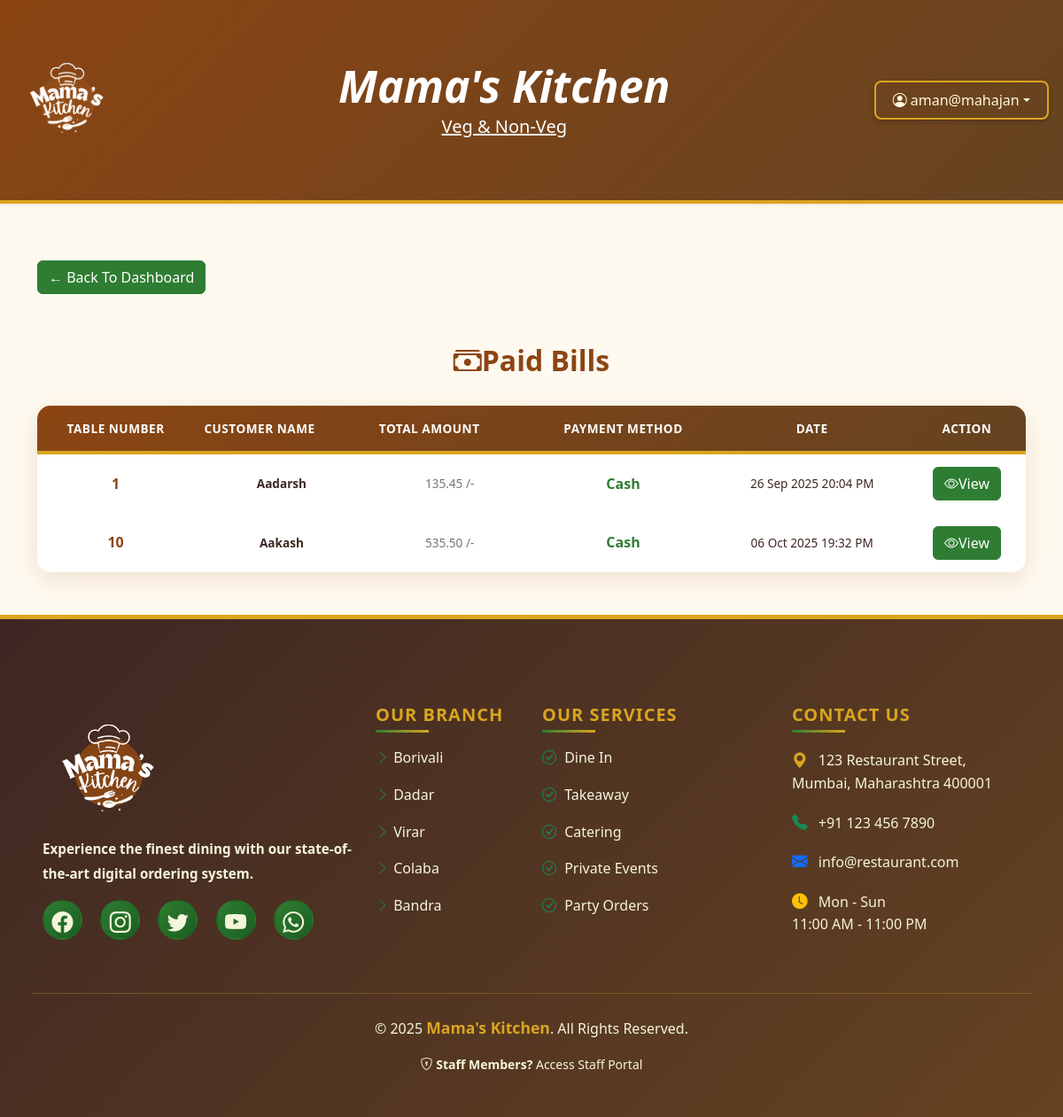
Before: /cashier/paid-bills/ (signed in) with the older database file.
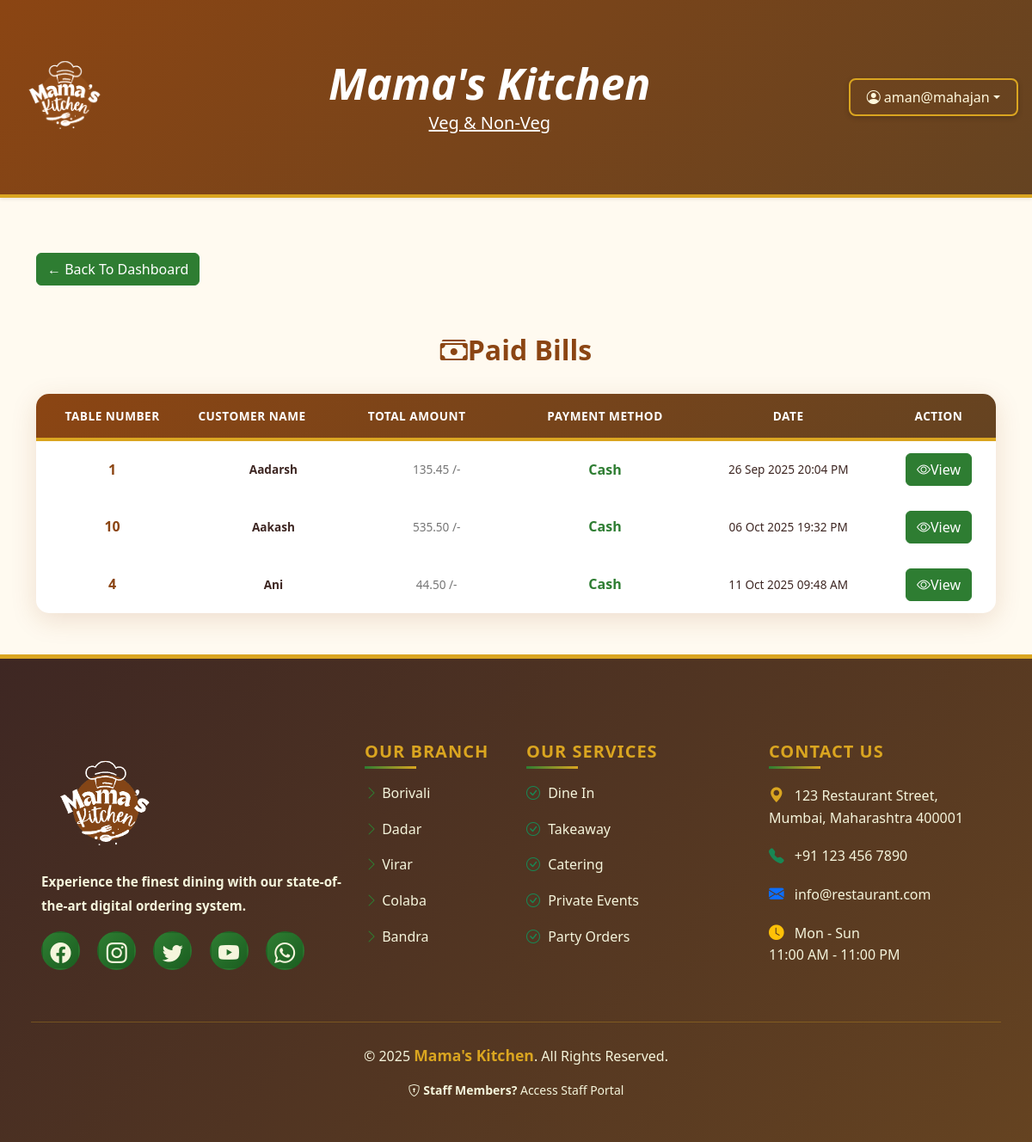
After: the same page with the newer database file.
### common/models.py (models this page shows, shortened)
class Bill(models.Model):
    order = models.OneToOneField(Order, on_delete=models.CASCADE)
    total = models.DecimalField(max_digits=8, decimal_places=2)
    tip = models.DecimalField(max_digits=6, decimal_places=2, default=0)
    is_paid = models.BooleanField(default=False)
    payment_method = models.CharField(max_length=10, blank=True, null=True)
    generated_at = models.DateTimeField(auto_now_add=True)

class Order(models.Model):
    table = models.ForeignKey(Table, on_delete=models.CASCADE)
    customer = models.ForeignKey(Customer, on_delete=models.CASCADE)
    waiter = models.ForeignKey(Staff, on_delete=models.SET_NULL, null=True, blank=True)
    status = models.CharField(max_length=20, default='Pending')  # e.g. pending, preparing, served, paid
    created_at = models.DateTimeField(auto_now_add=True)

class Table(models.Model):
    number = models.IntegerField(unique=True)
    capacity = models.IntegerField()
    is_occupied = models.BooleanField(default=False)
    assigned_waiter = models.ForeignKey('Staff', null=True, blank=True, on_delete=models.SET_NULL)
    last_activity = models.DateTimeField(auto_now=True)

class Customer(models.Model):
    name = models.CharField(max_length=100)
    mobile = models.CharField(max_length=10, unique=True)
    email = models.EmailField()
    otp = models.CharField(max_length=6)
    is_verified = models.BooleanField(default=False)
    table = models.ForeignKey(Table, null=True, blank=True, on_delete=models.SET_NULL)

### cashier/views.py (the view)
# urls.py: path('paid-bills/', views.paid_bills, name='paid_bills'),
@login_required
def paid_bills(request):
    bills = Bill.objects.filter(is_paid=True).select_related('order__customer', 'order__table')
    return render(request, 'cashier/paid_bills.html', {'bills': bills})

### templates/cashier/paid_bills.html
{% extends 'base.html' %}
{% block content %}
<div class="container mt-5">
    <a href="{% url 'cashier_dashboard' %}" class="btn btn-success mt-3 mb-4">← Back To Dashboard</a>
    <div class="text-center">
    <h3><i class="bi bi-cash-stack"></i>Paid Bills</h3>
    </div>
    {% if bills %}
    <table class="admin-table">
        <thead>
            <tr>
                <th scope="col">Table Number</th>
                <th scope="col">Customer Name</th>
                <th scope="col">Total Amount</th>
                <th scope="col">Payment Method</th>
                <th scope="col">Date</th>
                <th scope="col">Action</th>
            </tr>
        </thead>
        <tbody>
            {% for bill in bills %}
            <tr class="text-center">
                <td>{{ bill.order.table.number }}</td>
                <td>{{ bill.order.customer.name| title }}</td>
                <td>{{ bill.total }} /-</td>
                <td>{{ bill.payment_method }}</td>
                <td>{{ bill.generated_at|date:"d M Y H:i A" }}</td>
                <td>
                    <a href="{% url 'show_bill' bill.id %}" class="btn btn-success"><i class="bi bi-eye"></i>View</a>
                </td>
            </tr>
            {% endfor %}
        </tbody>
    </table>
    {% else %}
    <p>No paid bills yet.</p>
    {% endif %}
</div>
{% endblock %}

Changed rows visible on the page:
added Bill: order.table.number "4", order.customer.name "Ani", total "44.50", payment_method "Cash", generated_at "11 Oct 2025 09:48 AM"
